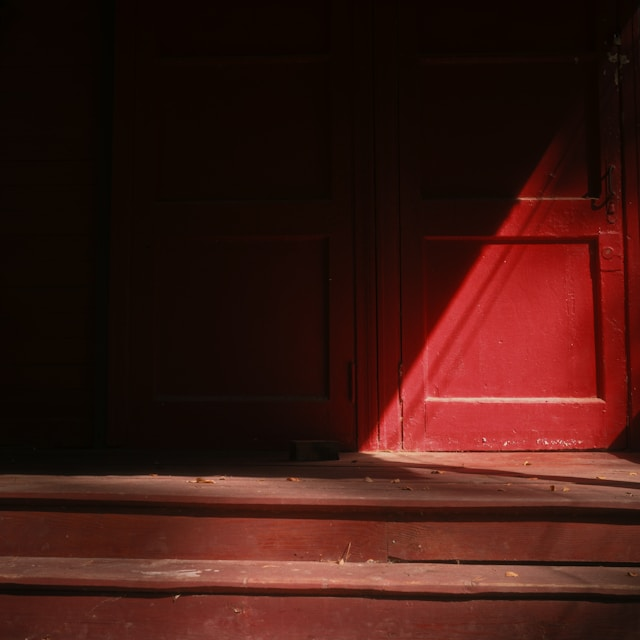
#> input picture images/img4.1.jpg, 640 x 640 px
$ python histogram.py
#> lines starting #> are read from the running program, lines starting #| are printed output that depends on the picture
# Cân bằng lược đồ xám cho ảnh màu RGB
# Giải pháp: Chuyển đổi không gian màu RGB sang không gian màu khác có khả năng tách biệt giữa kênh độ sáng (Luminance)
# và kênh màu sắc (Chrominance). Các không gian màu phổ biến cho việc này là HSV (hoặc HSL) và YCbCr.
# Cách làm này đảm bảo chỉ tăng cường độ tương phản (độ sáng) của ảnh mà không làm ảnh hưởng đến màu săc gốc của nó.

import cv2
import numpy as np
import matplotlib.pyplot as plt

def main():
    img = cv2.imread("../images/img4.1.jpg")
#> img is the input picture: shape (640, 640, 3); mean B, G, R 17.8, 24, 61.4
    result = use_hsv(img)

    img = cv2.cvtColor(img, cv2.COLOR_BGR2RGB)
    result = cv2.cvtColor(result, cv2.COLOR_BGR2RGB)

    plt.figure(figsize=(12, 6))
    plt.subplot(121), plt.imshow(img)
    plt.title('Input Image'), plt.xticks([]), plt.yticks([])
    plt.subplot(122), plt.imshow(result)
    plt.title('Result'), plt.xticks([]), plt.yticks([])
    plt.show()

# HSV giữ màu sắc gốc tốt, trực quan.
def use_hsv(img):
    hsv = cv2.cvtColor(img, cv2.COLOR_BGR2HSV)
#> hsv: shape (640, 640, 3); mean H, S, V 8.8, 201.9, 61.4

    h, s, v = cv2.split(hsv)
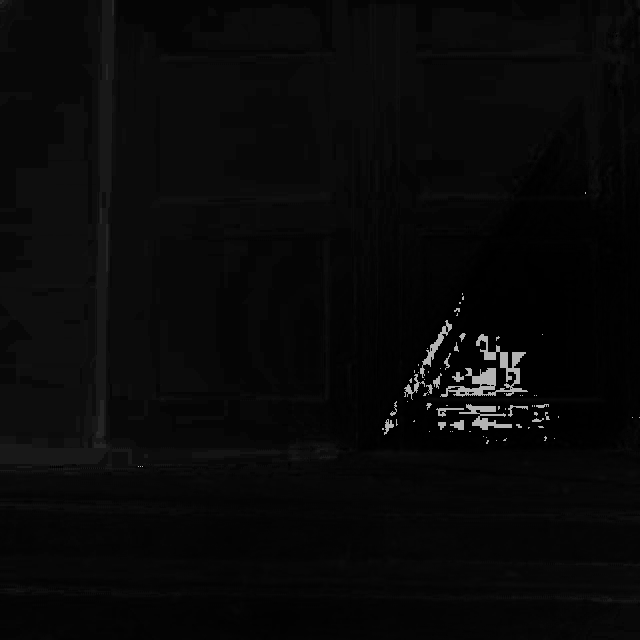
#> h: shape (640, 640); min 0, max 179, mean 8.8
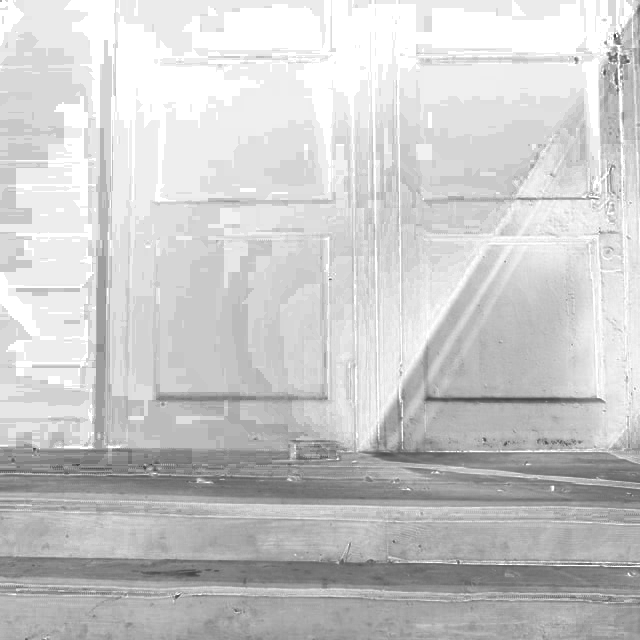
#> s: shape (640, 640); min 53, max 255, mean 201.9
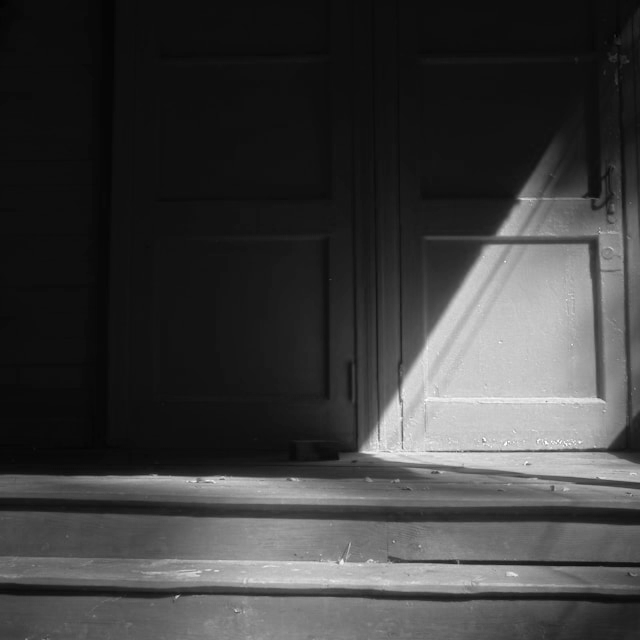
#> v: shape (640, 640); min 3, max 255, mean 61.4

    v_eq = equalize_hist(v)

    hsv_img = cv2.merge((h, s, v_eq))
    return cv2.cvtColor(hsv_img, cv2.COLOR_HSV2BGR)

# YCbCr hiệu quả cho nén ảnh nhưng dễ gây trôi màu, bạc màu.
def use_ycbcr(img):
    ycbcr = cv2.cvtColor(img, cv2.COLOR_BGR2YCrCb)

    y, cr, cb = cv2.split(ycbcr)

    y_eq = equalize_hist(y)

    ycbcr_img = cv2.merge((y_eq, cr, cb))
    return cv2.cvtColor(ycbcr_img, cv2.COLOR_YCrCb2BGR)

def equalize_hist(img):
    height, width = img.shape
#> height = 640; width = 640
    total_pixels = height * width
#> total_pixels = 409600

    # Tính histogram
    hist = [0] * 256
    for i in range(height):
        for j in range(width):
            value = img[i, j]
            hist[value] += 1
#> after the loop, hist = 256 values, max 38528 at index 14, min 0 at index 0, mean 1600

    # Tính PDF và CDF
    pdf = [val / total_pixels for val in hist]
#> pdf = 256 values, max 0.0941 at index 14, min 0 at index 0, mean 0.00391
    cdf = [0] * 256
    cdf[0] = pdf[0]
    for i in range(1, 256):
        cdf[i] = cdf[i - 1] + pdf[i]
#> after the loop, cdf = 256 values from 0 to 1

    # Tạo bảng tra (LUT)
    l = 256
    trans = [0] * l
    for i in range(l):
        trans[i] = int(round((l - 1) * cdf[i]))
#> after the loop, trans = 256 values from 0 to 255

    # Ánh xạ ảnh mới
    equalized_img = np.copy(img)
    for i in range(height):
        for j in range(width):
            equalized_img[i, j] = trans[img[i, j]]
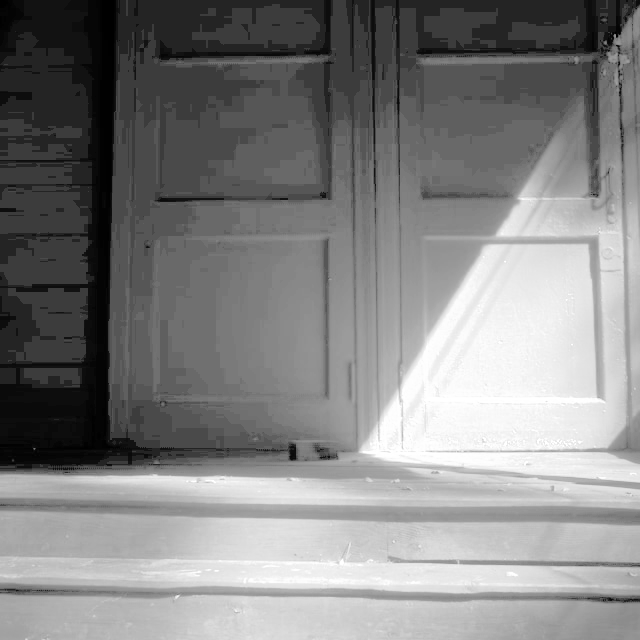
#> equalized_img: shape (640, 640); min 0, max 255, mean 130.7

    return equalized_img

if __name__ == "__main__":
    main()
#> in use_hsv, `hsv_img = cv2.merge((h, s, v_eq))`: hsv_img: shape (640, 640, 3); mean H, S, V 8.8, 201.9, 130.7
#> in use_hsv, `return cv2.cvtColor(hsv_img, cv2.COLOR_HSV2BGR)`:
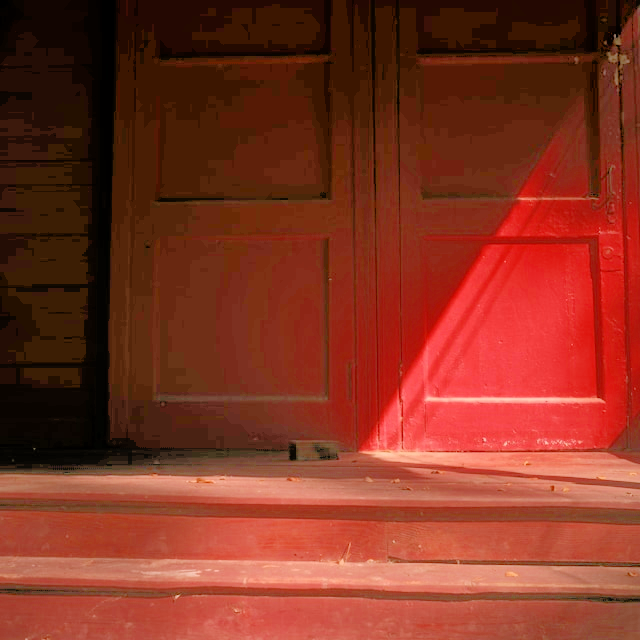
#> returned value: shape (640, 640, 3); mean B, G, R 32.9, 50.7, 130.7

$ run again, with images/img4.2.jpg copied over images/img4.1.jpg
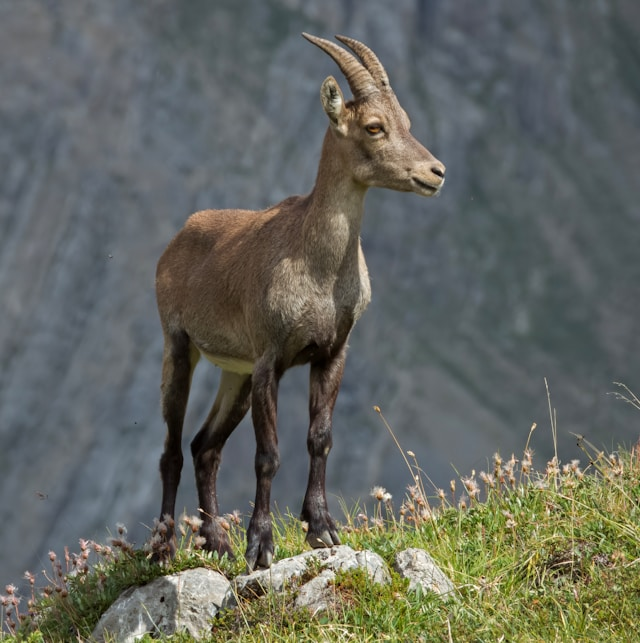
#> input picture images/img4.2.jpg, 640 x 643 px
#> in main, img is the input picture: shape (643, 640, 3); mean B, G, R 95.4, 102.7, 99.8
#> hsv: shape (643, 640, 3); mean H, S, V 74.4, 54.7, 109.3
#> after the loop in equalize_hist, `for i in range(height):`: hist = 256 values, max 9686 at index 114, min 0 at index 0, mean 1607.5
#> pdf = 256 values, max 0.0235 at index 114, min 0 at index 0, mean 0.00391
#> after the loop in equalize_hist, `for i in range(1, 256):`: cdf = 256 values from 0 to 1
#> after the loop in equalize_hist, `for i in range(l):`: trans = 256 values from 0 to 255
#> after the loop in equalize_hist, `for i in range(height):`:
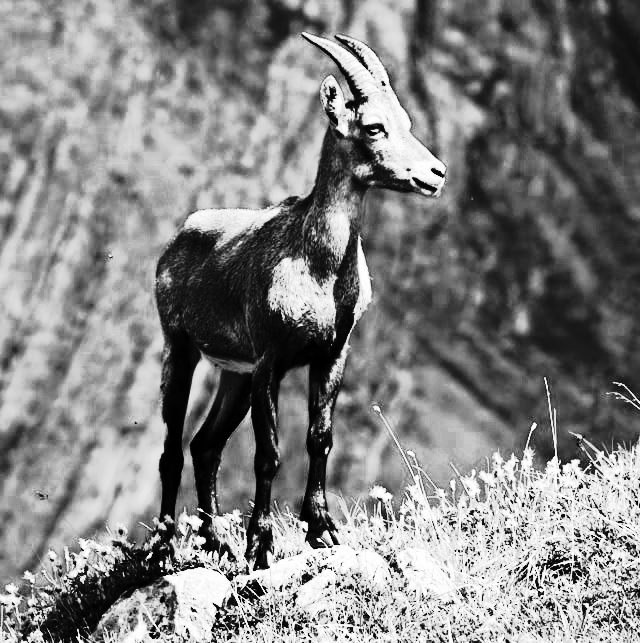
#> equalized_img: shape (643, 640); min 0, max 255, mean 129.2
#> hsv_img: shape (643, 640, 3); mean H, S, V 74.4, 54.7, 129.2
#> in use_hsv, `return cv2.cvtColor(hsv_img, cv2.COLOR_HSV2BGR)`:
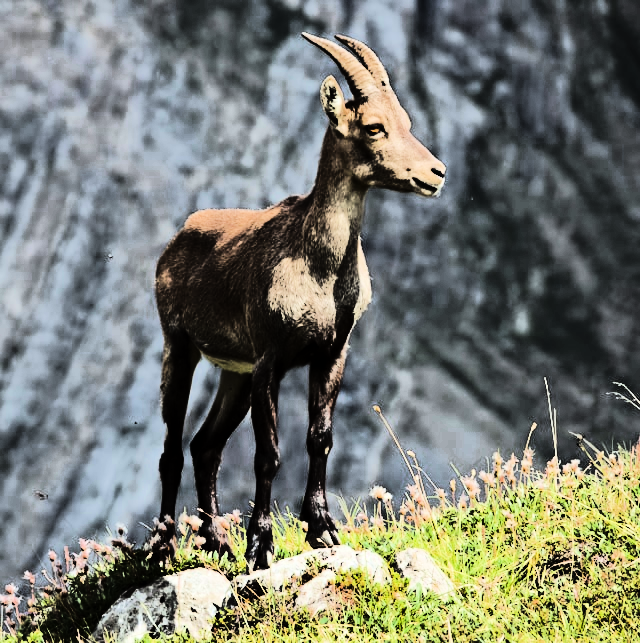
#> returned value: shape (643, 640, 3); mean B, G, R 112.8, 121.3, 117.6

$ run again, with images/img5.1.jpg copied over images/img4.1.jpg
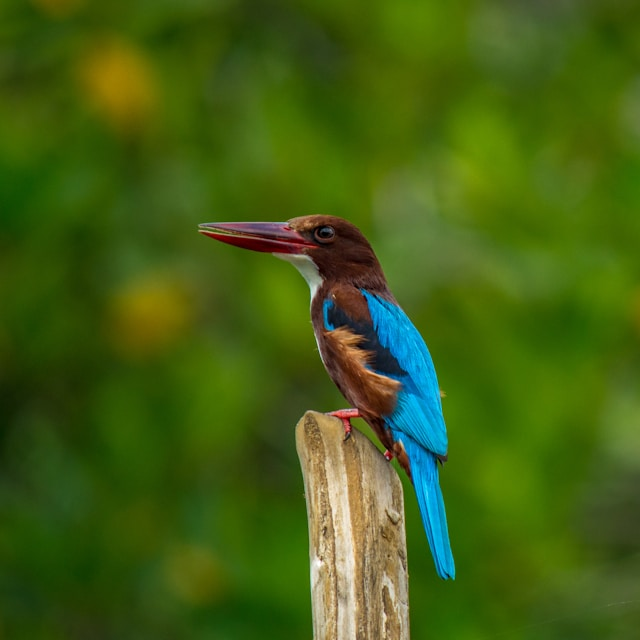
#> input picture images/img5.1.jpg, 640 x 640 px
#> in main, img is the input picture: shape (640, 640, 3); mean B, G, R 20.1, 95, 66.7
#> hsv: shape (640, 640, 3); mean H, S, V 41.6, 220.5, 98.9
#> in use_hsv, `h, s, v = cv2.split(hsv)`:
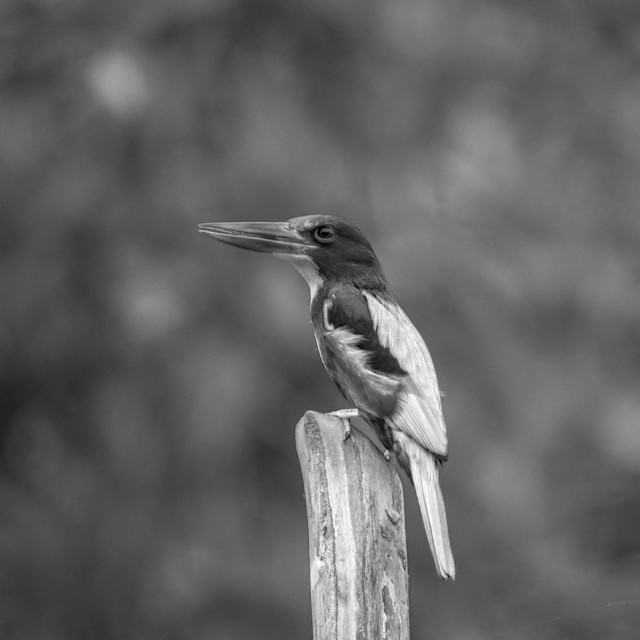
#> v: shape (640, 640); min 0, max 255, mean 98.9
#> after the loop in equalize_hist, `for i in range(height):`: hist = 256 values, max 8381 at index 95, min 0 at index 254, mean 1600
#> pdf = 256 values, max 0.0205 at index 95, min 0 at index 254, mean 0.00391
#> after the loop in equalize_hist, `for i in range(1, 256):`: cdf = 256 values from 1.46e-05 to 1
#> after the loop in equalize_hist, `for i in range(l):`: trans = 256 values from 0 to 255
#> hsv_img: shape (640, 640, 3); mean H, S, V 41.6, 220.5, 129
#> in use_hsv, `return cv2.cvtColor(hsv_img, cv2.COLOR_HSV2BGR)`:
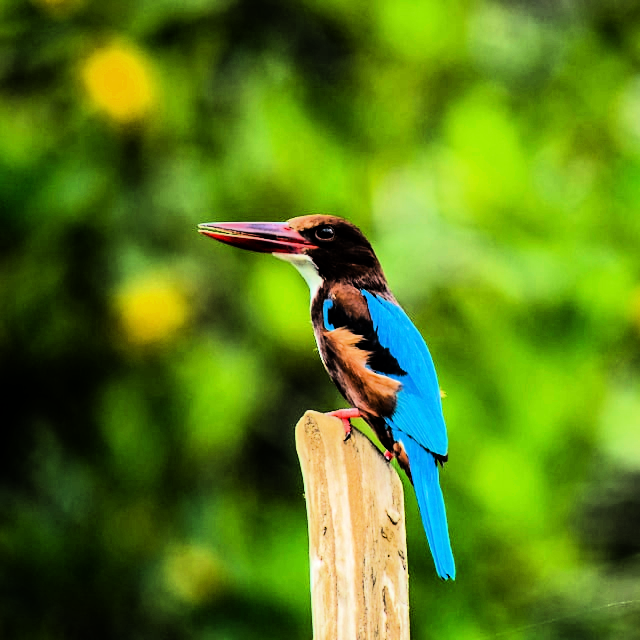
#> returned value: shape (640, 640, 3); mean B, G, R 25.7, 124, 88.3

$ run again, with images/img5.2.jpg copied over images/img4.1.jpg
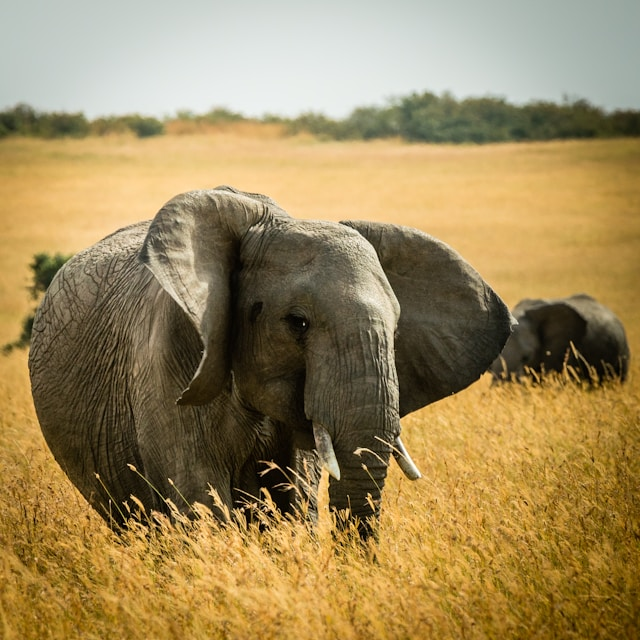
#> input picture images/img5.2.jpg, 640 x 640 px
#> in main, img is the input picture: shape (640, 640, 3); mean B, G, R 90.8, 136.5, 158.4
#> hsv: shape (640, 640, 3); mean H, S, V 29.8, 119.8, 159.9
#> in use_hsv, `h, s, v = cv2.split(hsv)`:
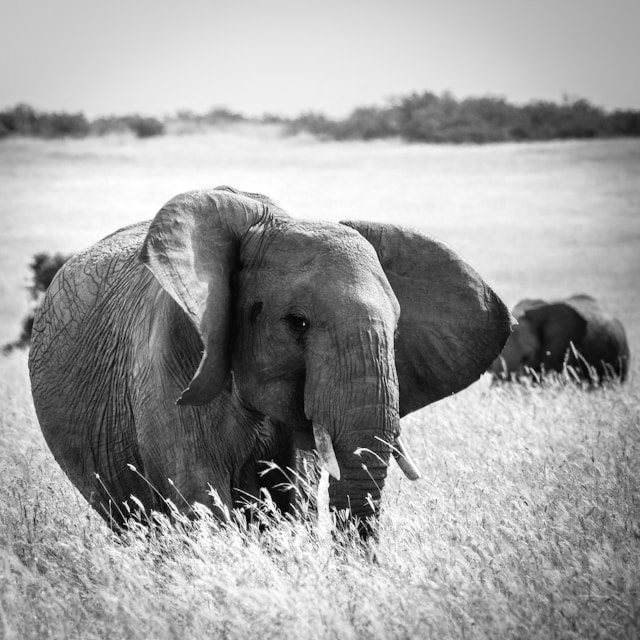
#> v: shape (640, 640); min 1, max 255, mean 159.9
#> after the loop in equalize_hist, `for i in range(height):`: hist = 256 values, max 4023 at index 232, min 0 at index 0, mean 1600
#> pdf = 256 values, max 0.00982 at index 232, min 0 at index 0, mean 0.00391
#> after the loop in equalize_hist, `for i in range(1, 256):`: cdf = 256 values from 0 to 1
#> after the loop in equalize_hist, `for i in range(l):`: trans = 256 values from 0 to 255
#> hsv_img: shape (640, 640, 3); mean H, S, V 29.8, 119.8, 128.1
#> in use_hsv, `return cv2.cvtColor(hsv_img, cv2.COLOR_HSV2BGR)`:
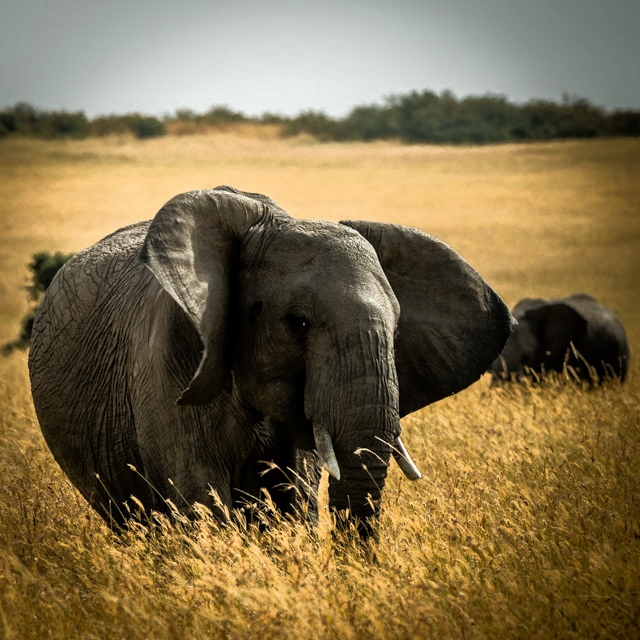
#> returned value: shape (640, 640, 3); mean B, G, R 74.1, 109.4, 126.8
